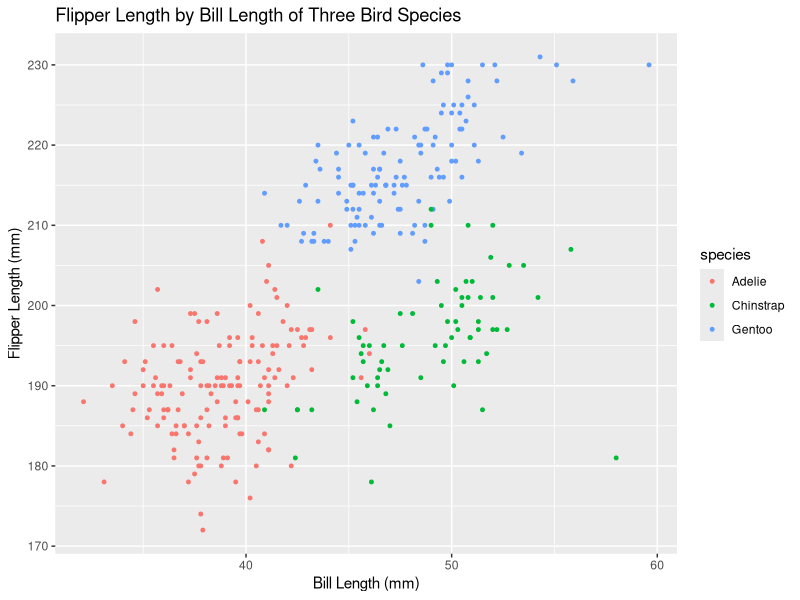
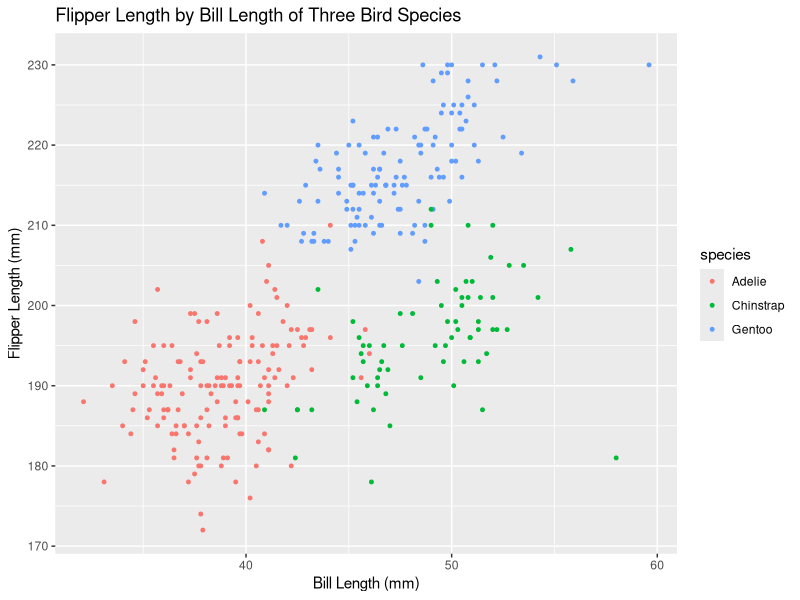

These figures' R source, in order:
## ---- chunk 1
knitr::opts_chunk$set(echo = TRUE)
## ---- chunk 2
library(tidyverse)
## ---- chunk 3
problem1_df <- tibble(rsample = rnorm(10),
                      greater_than_zero = rsample > 0,
                      letters_list = letters[1:10],
                      animals = rep(as_factor(c("dog", "cat", "mouse")), length.out = 10))
problem1_df
## ---- chunk 4
problem1_df %>%
  pull(rsample) %>%
  mean()

problem1_df %>%
  pull(greater_than_zero) %>%
  mean()

problem1_df %>%
  pull(letters_list) %>%
  mean()

problem1_df %>%
  pull(animals) %>%
  mean()
## ---- chunk 5
problem1_df %>%
  pull(greater_than_zero) %>%
  as.numeric()

problem1_df %>%
  pull(letters_list) %>%
  as.numeric()

problem1_df %>%
  pull(animals) %>%
  as.numeric()
## ---- chunk 6
data("penguins", package = "palmerpenguins")
## ---- chunk 7
summary(penguins)

nrow(penguins)
ncol(penguins)
## ---- chunk 8
ggplot(penguins, aes(x = bill_length_mm, y = flipper_length_mm, color = species)) +
  geom_point(size = 1) +
  ggtitle("Flipper Length by Bill Length of Three Bird Species") +
  xlab("Bill Length (mm)") +
  ylab("Flipper Length (mm)")

ggsave("birds_figure1.png")
